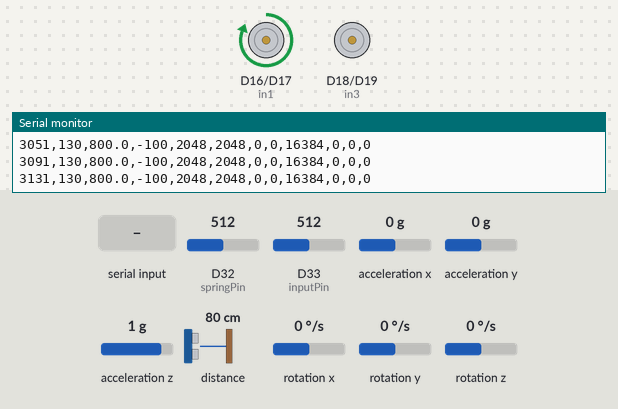
A sketch run on a simulated Arduino Due. Shown: motor-driver pin pairs drawn as motors (green arrow = first pin HIGH = forward, orange = second pin HIGH = backward, longer = more drive, scaled by the enable pin), the last lines printed to the serial monitor. The test bench sets the inputs (shaded band); at power-on: distance to the obstacle 80 cm, acceleration z 1 g, D32 (springPin) = 512, D33 (inputPin) = 512, acceleration x 0 g, acceleration y 0 g, rotation x 0 °/s, rotation y 0 °/s, rotation z 0 °/s (analog values on the 0–1023 scale).

Above: at 3.2 s.
3.3 s: distance to the obstacle set to 2 cm
At 5.1 s:
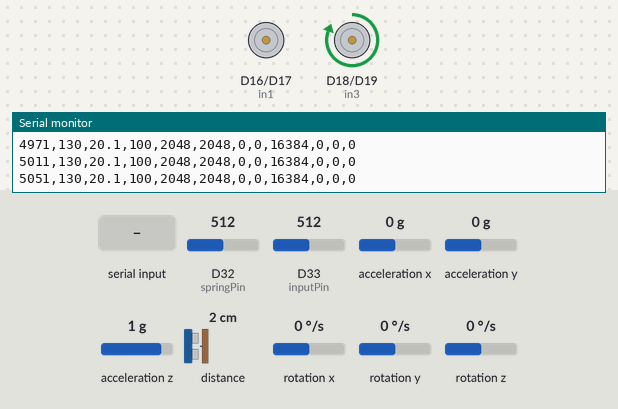
5.4 s: distance to the obstacle set to 5 cm
At 6.6 s:
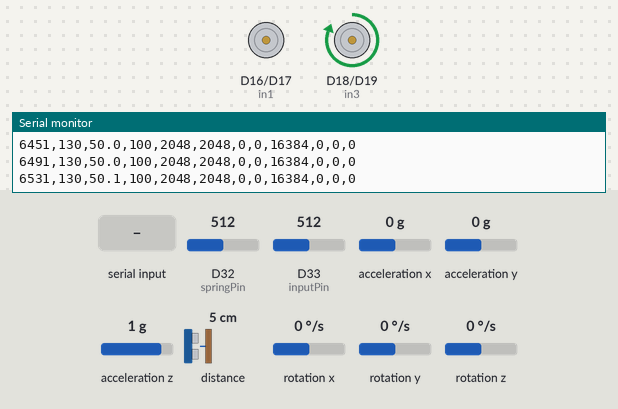
7.0 s: "T,45\n" received over Serial
At 7.88 s:
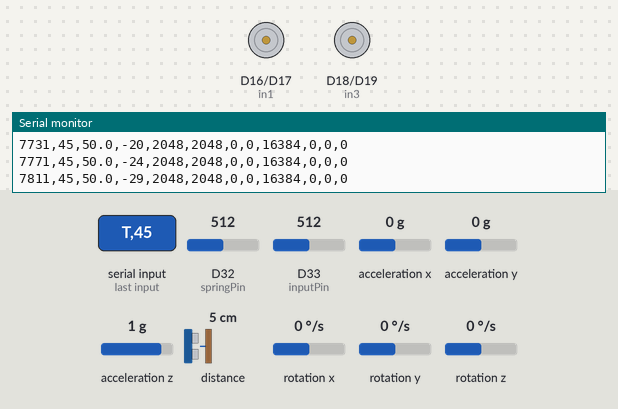
10.0 s: "T90\n" received over Serial
At 10.5 s:
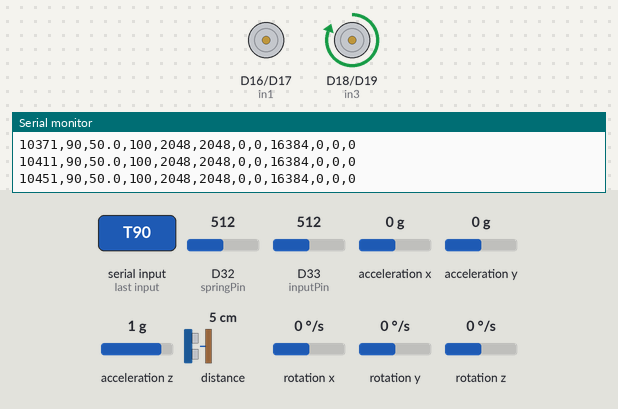
11.5 s: acceleration z set to 1.4 g
At 12.8 s:
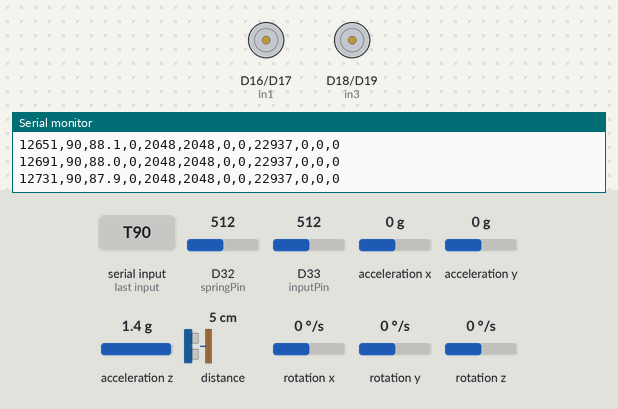
14.5 s: distance to the obstacle set to 18 cm
At 16.4 s:
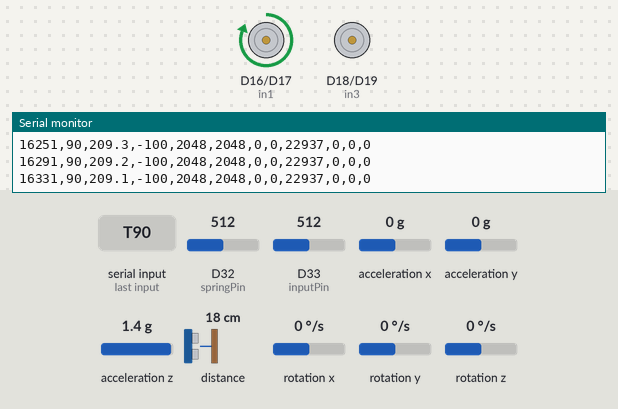
Timing chart, 0 to 17.5 s (numbered marks = the images above; inputs shaded):
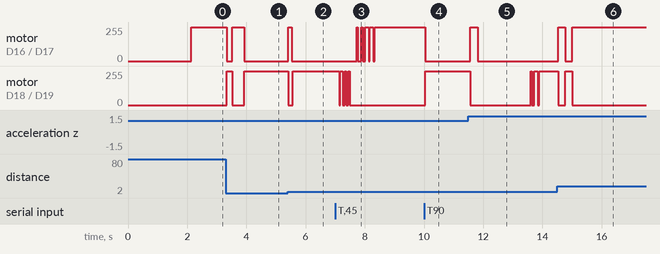

Measured:
- after the input at 3.3 s, motor on D16 (in1) / D17 (in2): forward 255/255 → stopped at once, → forward 255/255 0.20 s later, → stopped 0.40 s later; motor on D18 (in3) / D19 (in4): stopped → forward 255/255 at once, → stopped 0.20 s later, → forward 255/255 0.40 s later
- after the input at 5.4 s, motor on D16 (in1) / D17 (in2): stopped → forward 255/255 at once, → stopped 0.12 s later; motor on D18 (in3) / D19 (in4): forward 255/255 → stopped at once, → forward 255/255 0.16 s later
- after the input at 7.0 s, motor on D18 (in3) / D19 (in4): forward 255/255 → stopped after 0.25 s
- after the input at 10.0 s, motor on D16 (in1) / D17 (in2): forward 255/255 → stopped after 0.05 s; motor on D18 (in3) / D19 (in4): stopped → forward 255/255 after 0.05 s
- after the input at 11.5 s, motor on D16 (in1) / D17 (in2): stopped → forward 255/255 after 0.07 s, → stopped 0.24 s later; motor on D18 (in3) / D19 (in4): forward 255/255 → stopped after 0.07 s, → forward 255/255 2.2 s later
- after the input at 14.5 s, motor on D16 (in1) / D17 (in2): stopped → forward 255/255 at once, → stopped 0.24 s later, → forward 255/255 0.24 s later; motor on D18 (in3) / D19 (in4): forward 255/255 → stopped at once, → forward 255/255 0.24 s later, → stopped 0.24 s later

The sketch:

adrc_height_control_strict.ino
```cpp
#include <Wire.h>
#include <VL53L0X.h>
#include <MPU6050.h>

// --- Pins ---
const int enA = 26; const int in1 = 16; const int in2 = 17; // Exhaust Valve
const int enB = 25; const int in3 = 18; const int in4 = 19; // Inlet Valve
const int inputPin = 33;
const int springPin = 32;

// --- Objects ---
VL53L0X sensor;
MPU6050 imu(0x68);

// --- Variables ---
float targetHeight = 130.0;
float currentHeight = 0.0;
const float DEADZONE = 4.0;           // Kept at 4mm as requested
const unsigned long CYCLE_TIME = 143; // 7Hz Valve Pulsing
unsigned long lastLoopTime = 0;
const unsigned long LOOP_INTERVAL = 40; // 25Hz Refresh Rate

// Global control variables
int sysDutyCycle = 0;
int sysStatusFlag = 0; // 0:Idle, 1:Filling, 2:Draining

// --- IMU (vertical axis) ---
// az is used as the vertical axis.
// ACC_SIGN: +1 if a positive reading toward INCREASING height, otherwise -1.
const float ACC_SIGN = 1.0;
const float ACC_SCALE = 9806.65 / 16384.0; // mm/s^2 per LSB (default +/-2 g range)
float accRest = 0.0;                        // vertical reading at rest (gravity + bias), measured in setup()

// --- Kalman Filter ---
// State x = [height (mm), velocity (mm/s), accelerometer bias (mm/s^2)]
// Prediction uses the IMU acceleration, update uses the ToF height.
const float KF_R_TOF  = 16.0;     // ToF noise variance (mm^2)
const float KF_Q_ACC  = 90000.0;  // IMU noise variance ((mm/s^2)^2)
const float KF_Q_BIAS = 25.0;     // bias random walk ((mm/s^2)^2 per s)
float XK[3];
float PK[3][3];

void kalmanInit(float h0) {
  XK[0] = h0; XK[1] = 0.0; XK[2] = 0.0;
  for (int i = 0; i < 3; i++) for (int j = 0; j < 3; j++) PK[i][j] = 0.0;
  PK[0][0] = KF_R_TOF; PK[1][1] = 100.0; PK[2][2] = 100.0;
}

void kalmanPredict(float aMeas, float dt) {
  float a = aMeas - XK[2];
  float dt2 = 0.5 * dt * dt;
  XK[0] += XK[1] * dt + dt2 * a;
  XK[1] += dt * a;

  float F[3][3] = {{1.0, dt, -dt2}, {0.0, 1.0, -dt}, {0.0, 0.0, 1.0}};
  float FP[3][3], Pn[3][3];
  for (int i = 0; i < 3; i++)
    for (int j = 0; j < 3; j++)
      FP[i][j] = F[i][0] * PK[0][j] + F[i][1] * PK[1][j] + F[i][2] * PK[2][j];
  for (int i = 0; i < 3; i++)
    for (int j = 0; j < 3; j++)
      Pn[i][j] = FP[i][0] * F[j][0] + FP[i][1] * F[j][1] + FP[i][2] * F[j][2];
  float g[3] = {dt2, dt, 0.0};
  for (int i = 0; i < 3; i++)
    for (int j = 0; j < 3; j++) Pn[i][j] += KF_Q_ACC * g[i] * g[j];
  Pn[2][2] += KF_Q_BIAS * dt;
  for (int i = 0; i < 3; i++) for (int j = 0; j < 3; j++) PK[i][j] = Pn[i][j];
}

void kalmanUpdate(float zHeight) {
  float S = PK[0][0] + KF_R_TOF;
  float K[3] = {PK[0][0] / S, PK[1][0] / S, PK[2][0] / S};
  float innov = zHeight - XK[0];
  for (int i = 0; i < 3; i++) XK[i] += K[i] * innov;
  float row0[3] = {PK[0][0], PK[0][1], PK[0][2]};
  for (int i = 0; i < 3; i++)
    for (int j = 0; j < 3; j++) PK[i][j] -= K[i] * row0[j];
}

// --- ADRC (second order) ---
// Plant model: y'' = b0*u + f   (y = height in mm, u = duty in -1..1, f = total disturbance)
// Identified b0 on the rig and tuned WC/WO
const float WC = 4.0;             // controller bandwidth (rad/s)
const float WO = 16.0;            // observer bandwidth (rad/s), typically 3-5 x WC
const float B0_INLET   = 200.0;   // mm/s^2 per unit duty, inflating
const float B0_EXHAUST = 200.0;   // mm/s^2 per unit duty, exhausting

// ESO states: z1 = height, z2 = velocity, z3 = total disturbance
float z1 = 0.0, z2 = 0.0, z3 = 0.0;
float uApplied = 0.0;             // duty the valves actually received, -1..1

void esoUpdate(float y, float uApp, float dt) {
  float bu = uApp * ((uApp >= 0.0) ? B0_INLET : B0_EXHAUST);
  const int SUB = 4;
  float h = dt / SUB;
  for (int s = 0; s < SUB; s++) {
    float e = y - z1;
    float d1 = z2 + 3.0 * WO * e;
    float d2 = z3 + bu + 3.0 * WO * WO * e;
    float d3 = WO * WO * WO * e;
    z1 += h * d1; z2 += h * d2; z3 += h * d3;
  }
}

// Returns the ADRC command as a signed percentage (-100..100)
int computeAdrc() {
  float u0 = WC * WC * (targetHeight - z1) + 2.0 * WC * (0.0 - z2);
  float cmd = u0 - z3;                       // cancel the estimated total disturbance
  float b0 = (cmd >= 0.0) ? B0_INLET : B0_EXHAUST;
  float u = constrain(cmd / b0, -1.0, 1.0);
  return (int)(u * 100.0);
}

void setup() {
  Serial.begin(115200);
  Serial.setTimeout(10);
  Wire.begin(21, 22);

  pinMode(enA, OUTPUT); pinMode(in1, OUTPUT); pinMode(in2, OUTPUT);
  pinMode(enB, OUTPUT); pinMode(in3, OUTPUT); pinMode(in4, OUTPUT);
  analogReadResolution(12);

  if (!sensor.init()) {
    Serial.println("VL53L0X Fail");
    while (1);
  }
  sensor.setTimeout(500);
  sensor.startContinuous();
  imu.initialize();

  // Rest calibration (about 1 s): keep the platform still and the valves closed.
  // Measures the vertical IMU offset (gravity + bias) and the starting height.
  long aSum = 0;
  float hSum = 0.0;
  int hN = 0;
  for (int i = 0; i < 200; i++) {
    int16_t ax, ay, az, gx, gy, gz;
    imu.getMotion6(&ax, &ay, &az, &gx, &gy, &gz);
    aSum += az;
    if (i % 20 == 0) {
      uint16_t d = sensor.readRangeContinuousMillimeters();
      if (d < 1000) { hSum += d; hN++; }
    }
    delay(5);
  }
  accRest = (float)aSum / 200.0;
  float h0 = (hN > 0) ? hSum / hN : targetHeight;

  kalmanInit(h0);
  currentHeight = h0;
  z1 = h0; z2 = 0.0; z3 = 0.0;
  lastLoopTime = millis();
}

void loop() {
  if (Serial.available() > 0) {
    char type = Serial.read();
    float val = Serial.parseFloat();
    if (type == 'T') targetHeight = val;
    while(Serial.available() > 0) Serial.read();
  }

  unsigned long now = millis();

  if (now - lastLoopTime >= LOOP_INTERVAL) {
    float dt = (now - lastLoopTime) * 0.001;
    if (dt > 0.1) dt = 0.1;
    lastLoopTime = now;

    uint16_t rawDist = sensor.readRangeContinuousMillimeters();
    int pInRaw = analogRead(inputPin);
    int pSpRaw = analogRead(springPin);

    int16_t ax, ay, az, gx, gy, gz;
    imu.getMotion6(&ax, &ay, &az, &gx, &gy, &gz);

    // ToF + IMU fusion (ToF timeouts/out-of-range reads skip the correction)
    float aMeas = ACC_SIGN * ((float)az - accRest) * ACC_SCALE;
    kalmanPredict(aMeas, dt);
    if (rawDist < 1000) kalmanUpdate((float)rawDist);
    currentHeight = XK[0];

    // ADRC: observer update with the duty actually applied, then control law
    esoUpdate(currentHeight, uApplied, dt);
    int adrcOutput = computeAdrc();

    float error = targetHeight - currentHeight;

    if (abs(error) > DEADZONE) {
      // COASTING: Turn off early to let momentum carry into the deadzone
      if (adrcOutput > 10) {
        sysStatusFlag = 1;
        sysDutyCycle = constrain(adrcOutput, 15, 100);
      } else if (adrcOutput < -10) {
        sysStatusFlag = 2;
        sysDutyCycle = constrain(abs(adrcOutput), 15, 100);
      } else {
        sysStatusFlag = 0;
        sysDutyCycle = 0;
      }
    } else {
      sysStatusFlag = 0;
      sysDutyCycle = 0;
    }

    uApplied = (sysStatusFlag == 1) ? sysDutyCycle / 100.0
             : (sysStatusFlag == 2) ? -sysDutyCycle / 100.0 : 0.0;

    // CSV Telemetry output (Matches your original format exactly)
    Serial.print(now); Serial.print(",");
    Serial.print(targetHeight, 0); Serial.print(",");
    Serial.print(currentHeight, 1); Serial.print(",");
    Serial.print(sysStatusFlag == 2 ? -sysDutyCycle : sysDutyCycle); Serial.print(",");
    Serial.print(pInRaw); Serial.print(",");
    Serial.print(pSpRaw); Serial.print(",");
    Serial.print(ax); Serial.print(",");
    Serial.print(ay); Serial.print(",");
    Serial.print(az); Serial.print(",");
    Serial.print(gx); Serial.print(",");
    Serial.print(gy); Serial.print(",");
    Serial.println(gz);
  }

  runBinaryPulsing(sysStatusFlag, sysDutyCycle);
}

void runBinaryPulsing(int status, int dc) {
  unsigned long elapsed = millis() % CYCLE_TIME;
  unsigned long onTime = (dc * CYCLE_TIME) / 100;
  bool valveOpen = (elapsed < onTime);

  if (status == 1 && valveOpen) { // Filling
    digitalWrite(in3, HIGH); digitalWrite(in4, LOW); digitalWrite(enB, HIGH);
    digitalWrite(enA, LOW);
  }
  else if (status == 2 && valveOpen) { // Draining
    digitalWrite(in1, HIGH); digitalWrite(in2, LOW); digitalWrite(enA, HIGH);
    digitalWrite(enB, LOW);
  }
  else { // Off
    digitalWrite(enA, LOW); digitalWrite(enB, LOW);
    digitalWrite(in1, LOW); digitalWrite(in2, LOW);
    digitalWrite(in3, LOW); digitalWrite(in4, LOW);
  }
}
```
